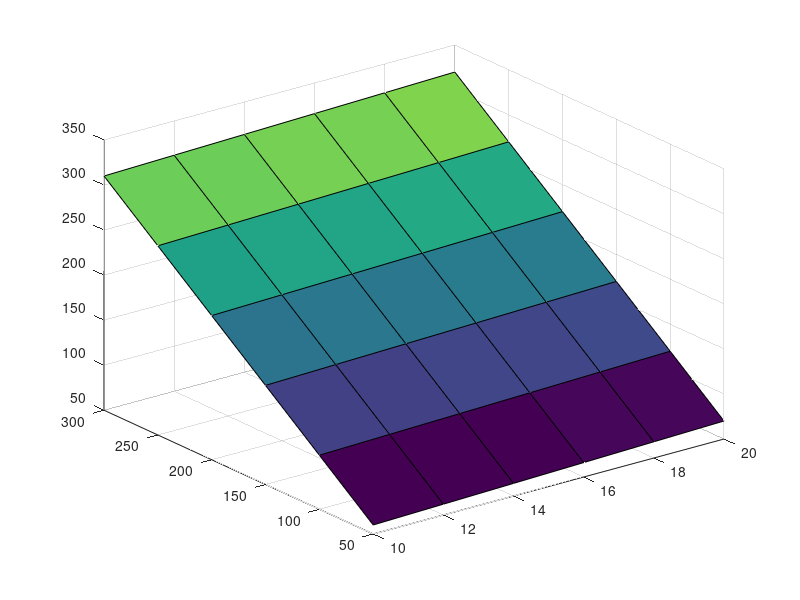
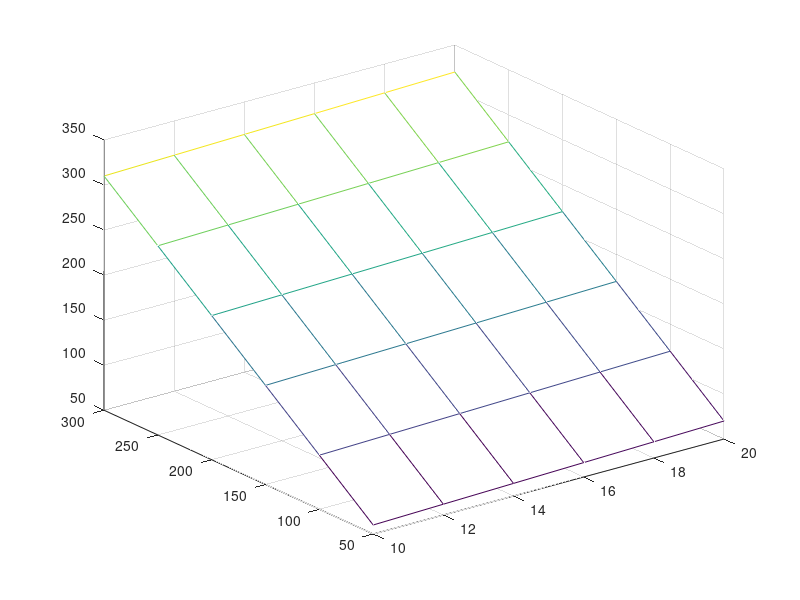
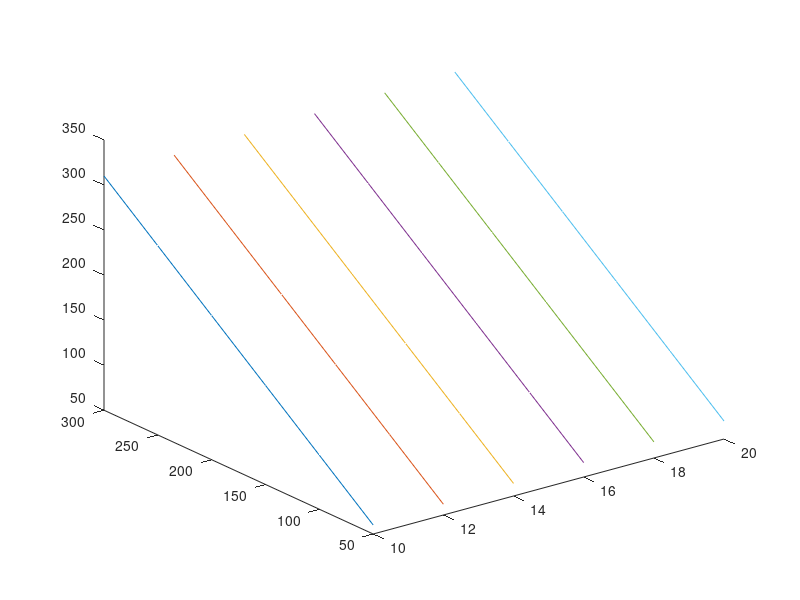

MATLAB code to generate these figures, in order:
clear all;
close all;
clc;

% fileID = fopen('N.txt','r');
% formatSpecifier = '%d';
% N = fscanf(fileID,formatSpecifier);

% fileID = fopen('network.txt','r');
% formatSpecifier = '%f';
% size = [N,N];

% network = fscanf(fileID,formatSpecifier,size);
% network

% fid = fopen('network.txt');
% tline = fgetl(fid);
% while ischar(tline)
%     disp(tline)
%     tline = fgetl(fid);
% end
% fclose(fid);

% cases = input('');
% cases(1,3)

% import java.util.LinkedList;

% q = LinkedList();
% q.add(1);
% q.add(2);
% item = q.remove()

% gvText = "digraph G";
% gvText = gvText+newline+"{";
% gvText = gvText+newline+"ranksep = ""equally""";
% gvText = gvText+newline+"rankdir = LR";
% gvText = gvText+newline+"}";

% gvText

% a = SFC(3,[1 3 4]);
% a.chainLength
% a.chain

% import java.util.HashMap;
% import java.util.ArrayList;
% 
% map = HashMap();
% map.put(1,ArrayList());
% map.get(1).add(3);
% map.get(1)
% map.get(1).add(4);
% map.get(1)
% map.get(1).get(0)
% map.get(1).remove(0);
% map.get(1)

% a = 0.00000001
% b = 0.000000001
% a == b
% a/b

%{
network = zeros(97,97);
links = round(rand(1,100)*20+10);

network(1,18) = links(1); network(18,1) = links(1);
network(2,18) = links(2); network(18,2) = links(2);
network(3,18) = links(3); network(18,3) = links(3);
network(4,18) = links(4); network(18,4) = links(4);
network(5,18) = links(5); network(18,5) = links(5);
network(6,18) = links(6); network(18,6) = links(6);
network(7,18) = links(7); network(18,7) = links(7);
network(8,18) = links(8); network(18,8) = links(8);

network(9,19) = links(9); network(19,9) = links(9);
network(10,19) = links(10); network(19,10) = links(10);
network(11,19) = links(11); network(19,11) = links(11);
network(12,19) = links(12); network(19,12) = links(12);
network(13,19) = links(13); network(19,13) = links(13);
network(14,19) = links(14); network(19,14) = links(14);
network(15,19) = links(15); network(19,15) = links(15);
network(16,19) = links(16); network(19,16) = links(16);
network(17,19) = links(17); network(19,17) = links(17);

network(22,38) = links(19); network(38,22) = links(19);
network(23,38) = links(20); network(38,23) = links(20);
network(24,38) = links(21); network(38,24) = links(21);
network(25,38) = links(22); network(38,25) = links(22);
network(26,38) = links(23); network(38,26) = links(23);
network(27,38) = links(24); network(38,27) = links(24);
network(28,38) = links(25); network(38,28) = links(25);
network(29,38) = links(26); network(38,29) = links(26);

network(30,39) = links(27); network(39,30) = links(27);
network(31,39) = links(28); network(39,31) = links(28);
network(32,39) = links(29); network(39,32) = links(29);
network(33,39) = links(30); network(39,33) = links(30);
network(34,39) = links(31); network(39,34) = links(31);
network(35,39) = links(32); network(39,35) = links(32);
network(36,39) = links(33); network(39,36) = links(33);
network(37,39) = links(34); network(39,37) = links(34);

network(42,58) = links(35); network(58,42) = links(35);
network(43,58) = links(36); network(58,43) = links(36);
network(44,58) = links(37); network(58,44) = links(37);
network(45,58) = links(38); network(58,45) = links(38);
network(46,58) = links(39); network(58,46) = links(39);
network(47,58) = links(40); network(58,47) = links(40);
network(48,58) = links(41); network(58,48) = links(41);
network(49,58) = links(42); network(58,49) = links(42);

network(50,59) = links(43); network(59,50) = links(43);
network(51,59) = links(44); network(59,51) = links(44);
network(52,59) = links(45); network(59,52) = links(45);
network(53,59) = links(46); network(59,53) = links(46);
network(54,59) = links(47); network(59,54) = links(47);
network(55,59) = links(48); network(59,55) = links(48);
network(56,59) = links(49); network(59,56) = links(49);
network(57,59) = links(50); network(59,57) = links(50);

network(62,80) = links(51); network(80,62) = links(51);
network(63,80) = links(52); network(80,63) = links(52);
network(64,80) = links(53); network(80,64) = links(53);
network(65,80) = links(54); network(80,65) = links(54);
network(66,80) = links(55); network(80,66) = links(55);
network(67,80) = links(56); network(80,67) = links(56);
network(68,80) = links(57); network(80,68) = links(57);
network(69,80) = links(58); network(80,69) = links(58);

network(70,81) = links(59); network(81,70) = links(59);
network(71,81) = links(60); network(81,71) = links(60);
network(72,81) = links(61); network(81,72) = links(61);
network(73,81) = links(62); network(81,73) = links(62);
network(74,81) = links(63); network(81,74) = links(63);
network(75,81) = links(64); network(81,75) = links(64);
network(76,81) = links(65); network(81,76) = links(65);
network(77,81) = links(66); network(81,77) = links(66);

network(84,92) = links(67); network(92,84) = links(67);
network(84,93) = links(68); network(93,84) = links(68);
network(85,95) = links(69); network(95,85) = links(69);
network(85,96) = links(70); network(96,85) = links(70);
network(85,97) = links(71); network(97,85) = links(71);

network(86,94) = links(72); network(94,86) = links(72);

links = round(rand(1,100)*30+10);

network(18,20) = links(1); network(20,18) = links(1);
network(18,21) = links(2); network(21,18) = links(2);
network(19,20) = links(3); network(20,19) = links(3);
network(19,21) = links(4); network(21,19) = links(4);
network(38,40) = links(5); network(40,38) = links(5);
network(38,41) = links(6); network(41,38) = links(6);
network(39,40) = links(7); network(40,39) = links(7);
network(39,41) = links(8); network(41,39) = links(8);
network(58,60) = links(9); network(60,58) = links(9);
network(58,61) = links(10); network(61,58) = links(10);
network(59,60) = links(11); network(60,59) = links(11);
network(59,61) = links(12); network(61,59) = links(12);
network(80,78) = links(13); network(78,80) = links(13);
network(80,79) = links(14); network(79,80) = links(14);
network(81,78) = links(15); network(78,81) = links(15);
network(81,79) = links(16); network(79,81) = links(16);

network(82,87) = links(17); network(87,82) = links(17);
network(83,88) = links(18); network(88,83) = links(18);
network(84,89) = links(19); network(89,84) = links(19);
network(85,90) = links(20); network(90,85) = links(20);
network(86,91) = links(21); network(91,86) = links(21);

links = round(rand(1,100)*40+10);

network(82,84) = links(1); network(84,82) = links(1);
network(84,86) = links(2); network(86,84) = links(2);
network(86,85) = links(3); network(85,86) = links(3);
network(85,83) = links(4); network(83,85) = links(4);
network(83,82) = links(5); network(82,83) = links(5);

network(87,89) = links(6); network(89,87) = links(6);
network(89,91) = links(7); network(91,89) = links(7);
network(91,90) = links(8); network(90,91) = links(8);
network(90,88) = links(9); network(88,90) = links(9);
network(88,87) = links(10); network(87,88) = links(10);

network(87,90) = links(11); network(90,87) = links(11);
network(88,89) = links(12); network(89,88) = links(12);
network(89,90) = links(13); network(90,89) = links(13);
network(82,88) = links(14); network(88,82) = links(14);
network(84,87) = links(15); network(87,84) = links(15);
network(86,89) = links(16); network(89,86) = links(16);
network(85,91) = links(17); network(91,85) = links(17);

network(20,84) = links(18); network(84,20) = links(18);
network(20,82) = links(19); network(82,20) = links(19);
network(21,84) = links(20); network(84,21) = links(20);
network(21,82) = links(21); network(82,21) = links(21);
network(40,83) = links(22); network(83,40) = links(22);
network(40,85) = links(23); network(85,40) = links(23);
network(41,83) = links(24); network(83,41) = links(24);
network(41,85) = links(25); network(85,41) = links(25);
network(60,84) = links(26); network(84,60) = links(26);
network(60,86) = links(27); network(86,60) = links(27);
network(61,84) = links(28); network(84,61) = links(28);
network(61,86) = links(29); network(86,61) = links(29);
network(78,86) = links(30); network(86,78) = links(30);
network(78,85) = links(31); network(85,78) = links(31);
network(79,86) = links(32); network(86,79) = links(32);
network(79,85) = links(33); network(85,79) = links(33);


for r = 1 : 97
		for c = r+1 : 97
			if (network(r,c) ~= 0)
				network(r,c) = round(network(r,c)/10)*10;
				network(c,r) = round(network(c,r)/10)*10;
			end
		end
end

nodeTypes = round(rand(1,97)*3+1)*16;
count = 0;
for i = 1 : 97
    if (nodeTypes(i) == 64)
        count = count+1;
        if count > 4
            nodeTypes(i) = 16;
        end
    end
    if nodeTypes(i) == 48
        nodeTypes(i) = 32;
    end
end
% nodeTypes

vnfs = ceil(rand(1,30)*3)+1
sum(vnfs)
%}

% network = zeros(11,11);
% links = ceil(rand(1,100)*15);
% network(1,10) = links(1); network(10,1) = links(1);
% network(5,7) = links(2); network(7,5) = links(2);
% network(9,6) = links(3); network(6,9) = links(3);
% network(10,4) = links(4); network(4,10) = links(4);
% network(1,2) = links(5); network(2,1) = links(5);
% network(8,11) = links(6); network(11,8) = links(6);
% network(2,3) = links(7); network(3,2) = links(7);
% network(2,9) = links(8); network(9,2) = links(8);
% network(2,6) = links(9); network(6,2) = links(9);
% network(8,10) = links(10); network(10,8) = links(10);
% network(9,2) = links(11); network(2,9) = links(11);
% network(4,11) = links(12); network(11,4) = links(12);
% network(7,9) = links(13); network(9,7) = links(13);
% network(4,7) = links(14); network(7,4) = links(14);
% network(2,4) = links(15); network(4,2) = links(15);
% network(10,5) = links(16); network(5,10) = links(16);
% network(8,7) = links(17); network(7,8) = links(17);
% network(9,10) = links(18); network(10,9) = links(18);
% network(7,3) = links(19); network(3,7) = links(19);
% network(8,1) = links(20); network(1,8) = links(20);
% network(1,5) = links(21); network(5,1) = links(21);
% network(1,1) = 1; network(1,1) = 1;
% network(1,1) = 1; network(1,1) = 1;
% network(1,1) = 1; network(1,1) = 1;
% network(1,1) = 1; network(1,1) = 1;
% network(1,1) = 1; network(1,1) = 1;
% network(1,1) = 1; network(1,1) = 1;
% network(1,1) = 1; network(1,1) = 1;
% network(1,1) = 1; network(1,1) = 1;
% network(1,1) = 1; network(1,1) = 1;
% network(1,1) = 1; network(1,1) = 1;
% network(1,1) = 1; network(1,1) = 1;
% network(1,1) = 1; network(1,1) = 1;
% G = graph(network);
% plot(G);
% network


% inputNetwork = generateNetwork(97,126);
% 
% for i = 1 : 97
%     for j = 1 : 97
%         if (inputNetwork(i,j) ~= 0)
%             inputNetwork(i,j) = 1;
%         end
%     end
% end
% 
% degree(:) = sum(inputNetwork)
% nodeCount = 0;
% fprintf('Degree 8-10\n');
% for i = 1 : 97
%     if (degree(i) == 8 || degree(i) == 9 || degree(i) == 10 || degree(i) == 11)
%         fprintf('%d ',i);
%         nodeCount = nodeCount+1;
%     end
% end
% fprintf('\n');
% nodeCount
% fprintf('Degree 4-7\n');
% for i = 1 : 97
%     if (degree(i) == 4 || degree(i) == 5 || degree(i) == 6 || degree(i) == 7)
%         fprintf('%d ',i);
%         nodeCount = nodeCount+1;
%     end
% end
% fprintf('\n');
% nodeCount
% fprintf('Degree 1-3\n');
% for i = 1 : 97
%     if (degree(i) == 1 || degree(i) == 2 || degree(i) == 3)
%         fprintf('%d ',i);
%         nodeCount = nodeCount+1;
%     end
% end
% fprintf('\n');
% nodeCount
% 
% sum(degree)



% mat = zeros(5,4);
% for i = 2 : 3
%     mat(:,:,i) = zeros(5,4);
% end
% mat
% mat(:,:,1) = ones(5,4);
% mat
% mat(2,:,:) = [1 2 3 4; 5 6 7 8; 9 10 11 12]';
% mat

% fileID = fopen('input/sevenReliabilityOne/network.txt','r');
% formatSpecifier = '%f';
% dimension = [16,16];
% 
% inputNetwork = fscanf(fileID,formatSpecifier,dimension); %Physical network
% fclose(fileID);
% bridgeStatus = findBridges(16,inputNetwork)


% import java.util.TreeMap
% 
% test = TreeMap();
% test.put(1,8);
% if size(test.lowerKey(1)) == 0
%     fprintf('null');
% else
%     fprintf('kya hai');
% end




x = [10 12 14 16 18 20];             % The range of x values.
y = [50 100 150 200 250 300];             % The range of y values.
[X,Y] = meshgrid (x,y); % This generates the actual grid of x and y values.

lenX = size(X);
Z = X+Y;
% Generating the Z Data
figure(1);              % Generating a new window to plot in.
surf(X,Y,Z)             % The surface plotting function.

figure(2);
mesh(X,Y,Z)

figure(3);
plot3(X,Y,Z);

pops = 10 : 5 : 50;
its = 50 : 25 : 250;
[POP, IT] = meshgrid(pops, its);
POP
IT